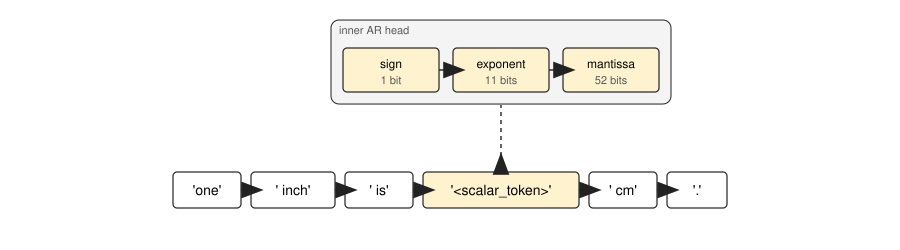

The script that drew this image:
#!/usr/bin/env python3
"""Render the Continuous Token Transformer in-token AR head diagram to SVG."""

import drawsvg as dw

# ----- Layout (px) -----
W, H = 900, 250
MAIN_Y = 190
BOX_H = 36
BOX_PAD_X = 14
BOX_GAP = 10
CHAR_W = 8

INNER_Y = 70
INNER_BOX_W = 96
INNER_BOX_H = 44
INNER_BOX_GAP = 14
INNER_CONTAINER_PAD = 12

STROKE = "#222"
FILL_TEXT = "#ffffff"
FILL_NUM = "#fff3cf"
CONTAINER_FILL = "#f4f4f4"
FONT = "Helvetica, Arial, sans-serif"
FONT_SIZE = 14
INNER_FONT_SIZE = 12


def label_width(text):
    return max(60, len(text) * CHAR_W + 2 * BOX_PAD_X)


main_tokens = [
    ("'one'", False),
    ("' inch'", False),
    ("' is'", False),
    ("'<scalar_token>'", True),
    ("' cm'", False),
    ("'.'", False),
]

widths = [label_width(t) for t, _ in main_tokens]
total_main_w = sum(widths) + (len(widths) - 1) * BOX_GAP
x_start = (W - total_main_w) / 2
xs, x = [], x_start
for w in widths:
    xs.append(x)
    x += w + BOX_GAP

st_idx = next(i for i, (_, n) in enumerate(main_tokens) if n)
ST_X_CENTER = xs[st_idx] + widths[st_idx] / 2
ST_TOP_Y = MAIN_Y - BOX_H / 2

inner_labels = [
    ("sign", "1 bit"),
    ("exponent", "11 bits"),
    ("mantissa", "52 bits"),
]
inner_total_w = len(inner_labels) * INNER_BOX_W + (len(inner_labels) - 1) * INNER_BOX_GAP
inner_x_start = ST_X_CENTER - inner_total_w / 2
inner_xs = [inner_x_start + i * (INNER_BOX_W + INNER_BOX_GAP) for i in range(len(inner_labels))]

CONTAINER_X = inner_x_start - INNER_CONTAINER_PAD
CONTAINER_Y = INNER_Y - INNER_BOX_H / 2 - INNER_CONTAINER_PAD - 16
CONTAINER_W = inner_total_w + 2 * INNER_CONTAINER_PAD
CONTAINER_H = INNER_BOX_H + 2 * INNER_CONTAINER_PAD + 16
CONTAINER_BOTTOM_Y = CONTAINER_Y + CONTAINER_H


d = dw.Drawing(W, H, origin=(0, 0))

# Arrowhead marker (solid)
arrow = dw.Marker(-1, -3, 8, 3, scale=2, orient="auto", id="arrow")
arrow.append(dw.Path(fill=STROKE).M(-1, -3).L(7, 0).L(-1, 3).Z())
d.append(arrow)

# Container
d.append(dw.Rectangle(
    CONTAINER_X, CONTAINER_Y, CONTAINER_W, CONTAINER_H,
    rx=8, ry=8, fill=CONTAINER_FILL, stroke=STROKE, stroke_width=1,
))
d.append(dw.Text(
    "inner AR head", INNER_FONT_SIZE - 1,
    x=CONTAINER_X + 8, y=CONTAINER_Y + 14,
    font_family=FONT, fill="#555",
))

# Inner-AR boxes
for (lab, sub), bx in zip(inner_labels, inner_xs):
    by = INNER_Y - INNER_BOX_H / 2
    d.append(dw.Rectangle(
        bx, by, INNER_BOX_W, INNER_BOX_H,
        rx=4, ry=4, fill=FILL_NUM, stroke=STROKE, stroke_width=1.2,
    ))
    cx = bx + INNER_BOX_W / 2
    d.append(dw.Text(lab, INNER_FONT_SIZE, x=cx, y=INNER_Y - 2,
                     font_family=FONT, text_anchor="middle"))
    d.append(dw.Text(sub, INNER_FONT_SIZE - 1, x=cx, y=INNER_Y + 14,
                     font_family=FONT, fill="#555", text_anchor="middle"))

# Inner-AR horizontal arrows
for i in range(len(inner_labels) - 1):
    s = inner_xs[i] + INNER_BOX_W
    t = inner_xs[i + 1]
    d.append(dw.Line(s, INNER_Y, t - 7, INNER_Y,
                     stroke=STROKE, stroke_width=1.4,
                     marker_end=arrow))

# Main-chain boxes
for (lab, is_num), bx, bw in zip(main_tokens, xs, widths):
    by = MAIN_Y - BOX_H / 2
    fill = FILL_NUM if is_num else FILL_TEXT
    d.append(dw.Rectangle(bx, by, bw, BOX_H,
                          rx=4, ry=4, fill=fill,
                          stroke=STROKE, stroke_width=1.2))
    d.append(dw.Text(lab, FONT_SIZE, x=bx + bw / 2, y=MAIN_Y + 5,
                     font_family=FONT, text_anchor="middle"))

# Main-chain horizontal arrows
for i in range(len(main_tokens) - 1):
    s = xs[i] + widths[i]
    t = xs[i + 1]
    d.append(dw.Line(s, MAIN_Y, t - 7, MAIN_Y,
                     stroke=STROKE, stroke_width=1.4,
                     marker_end=arrow))

# Perpendicular dashed branch from ST top to container bottom
d.append(dw.Line(
    ST_X_CENTER, ST_TOP_Y,
    ST_X_CENTER, CONTAINER_BOTTOM_Y + 1,
    stroke=STROKE, stroke_width=1.4,
    stroke_dasharray="4 4",
    marker_start=arrow,
))

out = "/Users/hangrui/Desktop/note/image/continuous_token_head.svg"
d.save_svg(out)
print(f"wrote {out}")
